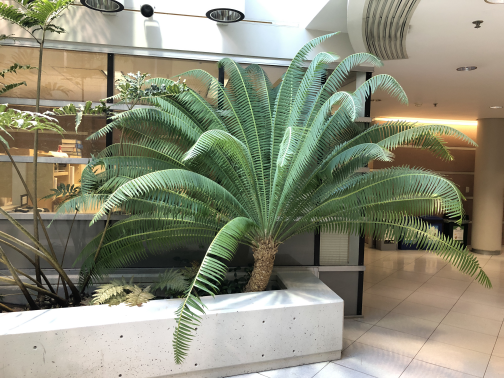
#> input picture nerf.mindspore-main/指标代码/images/image000.png, 504 x 378 px
$ python gen_blurimg.py
#> lines starting #> are read from the running program, lines starting #| are printed output that depends on the picture
import cv2

# 读取清晰图像
img = cv2.imread('./images/image000.png')
#> img is the input picture: shape (378, 504, 3); mean B, G, R 120.7, 141.1, 140.5

# 对图像进行高斯模糊处理，其中(5,5)参数表示核的大小，20表示标准差
blur_img = cv2.GaussianBlur(img, (9,9), 20)
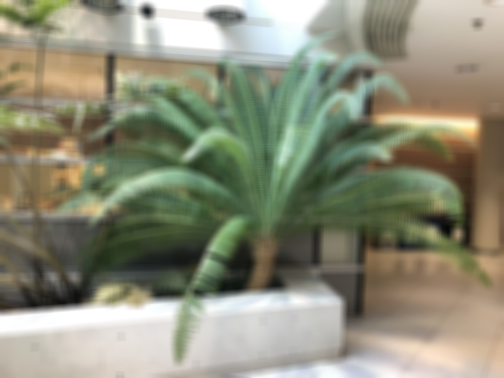
#> blur_img: shape (378, 504, 3); mean B, G, R 120.7, 141.1, 140.5
# blur_img = img
# 显示模糊后的图像
cv2.imshow('Blurred Image', blur_img)
cv2.waitKey(0)
cv2.destroyAllWindows()
# 保存模糊后的图像
cv2.imwrite('blurred_image_99.png', blur_img)

$ run again, with nerf.mindspore-main/指标代码/images/image008.png copied over nerf.mindspore-main/指标代码/images/image000.png
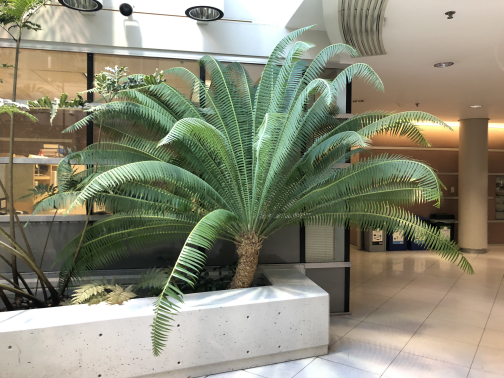
#> input picture nerf.mindspore-main/指标代码/images/image008.png, 504 x 378 px
#> img is the input picture: shape (378, 504, 3); mean B, G, R 120.3, 140, 140.2
#> `blur_img = cv2.GaussianBlur(img, (9,9), 20)`:
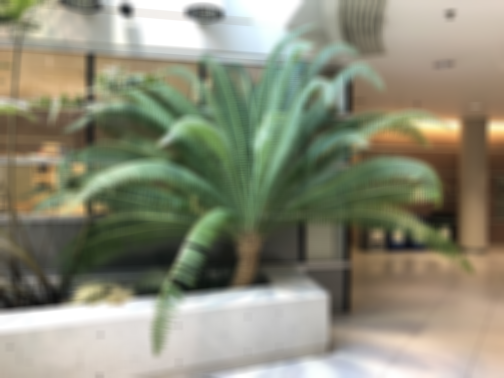
#> blur_img: shape (378, 504, 3); mean B, G, R 120.3, 140, 140.2

$ run again, with nerf.mindspore-main/指标代码/images/image016.png copied over nerf.mindspore-main/指标代码/images/image000.png
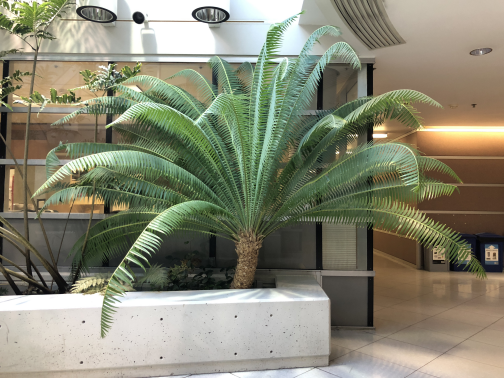
#> input picture nerf.mindspore-main/指标代码/images/image016.png, 504 x 378 px
#> img is the input picture: shape (378, 504, 3); mean B, G, R 115.5, 135.3, 135.4
#> `blur_img = cv2.GaussianBlur(img, (9,9), 20)`:
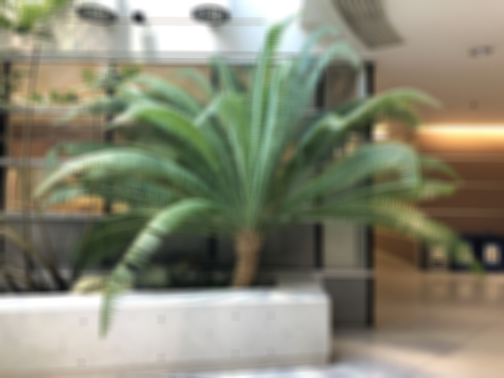
#> blur_img: shape (378, 504, 3); mean B, G, R 115.5, 135.2, 135.4
